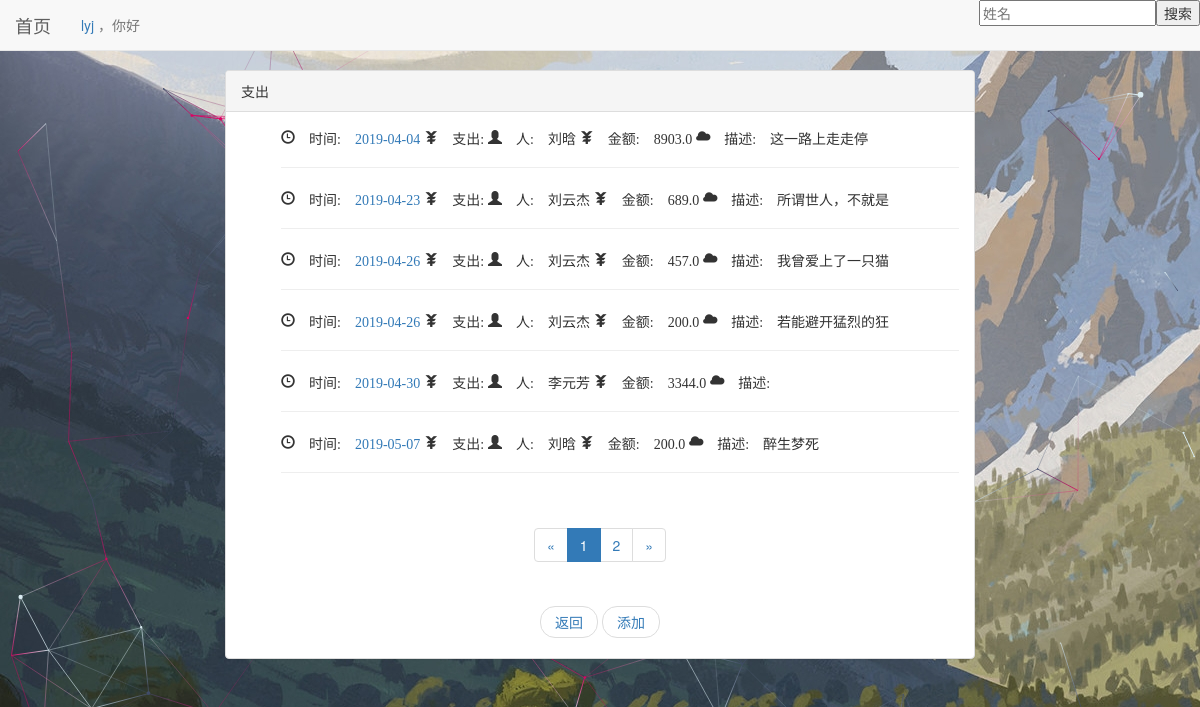
Page /personalcenter/expendlist/1 on the committed database.
### accountsystem/models.py (models this page shows)
class Expend(models.Model):#支出数据库表
    account_choice = (('现金', '现金'), ('银行卡', '银行卡'), ('支付宝', '支付宝'))
    outcome_choice = (('食品酒水', '食品酒水'), ('服饰', '服饰'), ('居家物业', '居家物业'),
                      ('行车交通', '行车交通'), ('交流通讯', '交流通讯'), ('休闲娱乐', '休闲娱乐'),
                      ('文化教育', '文化教育'), ('人情往来', '人情往来'), ('医疗医药', '医疗医药'),
                      ('其他', '其他'))
    username = models.ForeignKey(User, on_delete=models.DO_NOTHING,
                                 to_field='username', default='lyj')
    date = models.DateTimeField(auto_now_add=False)  # 日期
    account = models.CharField(max_length=4, choices=account_choice)  # 账户
    outcometype = models.CharField(max_length=4, choices=outcome_choice)  # 支出类型
    '''people = models.ForeignKey(Member, on_delete=models.DO_NOTHING, to_field='member_name',
                               default='自己')'''
    people = models.CharField(max_length=8)
    money = models.FloatField(max_length=20)#金额
    description = models.TextField(null=True)#说明
    class Meta:
        ordering = ['date']

### expend/views.py (the view)
# urls.py: path('expendlist/<int:user_pk>', views.ExpendList, name='expendlist'),
def ExpendList(request, user_pk):
    context = {}
    user = User.objects.get(pk=user_pk)
    username = user.username
    expend_all_list = Expend.objects.filter(username_id=username)
    paginator = Paginator(expend_all_list, 6)
    page_num = request.GET.get('page', 1)
    page_of_expends = paginator.get_page(page_num)
    current_page_num = page_of_expends.number  #当前页码
    page_range = list(range(max(current_page_num-2, 1), current_page_num)) + \
                 list(range(current_page_num, min(current_page_num + 2, paginator.num_pages) + 1))
    if page_range[0] - 1 >= 2:
        page_range.insert(0, '...')
    if page_range[-1] != paginator.num_pages:
        page_range.append('...')
    if page_range[0] != 1:
        page_range.insert(0, 1)
    if page_range[-1] != paginator.num_pages:
        page_range.append(paginator.num_pages)
    context['contents_user'] = user
    context['contents_expend'] = page_of_expends.object_list
    context['page_of_expends'] = page_of_expends
    context['page_range'] = page_range
    return render(request, 'expend-list.html', context)

### templates/expend-list.html (shortened to what this page needs)
{% load static %}
<!DOCTYPE html>
<html lang="en">
<head>
    <link rel="stylesheet" href="{% static 'bootstrap-3.3.7/css/bootstrap.min.css' %}">
    <link rel="stylesheet" href="{% static 'css/base.css' %}">
    <link rel="stylesheet" href="{% static 'css/style.css' %}">
</head>
<body>
    <div class="navbar navbar-default navbar-fixed-top" role="navigation">
        <div class="container-fluid">
            <div class="navbar-header">
                <a href="{% url 'index' %}" class="navbar-brand">首页</a>
                <div class="navbar-text">
                    <a href="{% url 'updateinformation' contents_user.pk %}" class="active">
                        {{ contents_user.username }}
                    </a>
                    ，你好
                </div>
            </div>
            <div id="navbar-collapse" class="collapse navbar-collapse">
                <form action="{% url 'memberexpendlist' contents_user.pk %}?from={{ request.get_full_path }}"
                      method="post">
                    <ul class="nav navbar-nav navbar-right">
                            <li>
                                <input type="text" placeholder="姓名" name="member_name">
                            </li>
                            <li>
                                <input type="submit" value="搜索">
                            </li>
                    </ul>
                </form>
            </div>
        </div>
    </div>
    <div style="margin-top: 5em;">
        <div class="container">
            <div class="row">
                <div class="col-sm-8 col-md-8 col-md-offset-2">
                    <div class="panel panel-default">
                        <div class="panel-heading">支出</div>
                        <div class="panel-body">
                            <ul class="li-description">
                                {% for content in contents_expend %}
                                    <span class="glyphicon glyphicon-time" aria-hidden="true">
                                        时间: <a href="{% url 'exxpenddetail' content.pk%}?from={{ request.get_full_path }}">
                                        {{ content.date|date:"Y-m-d" }}
                                    </a>
                                    </span>
                                    <span class="glyphicon glyphicon-yen" aria-hidden="true">
                                        支出: {{ content.outcome }}
                                    </span>
                                    <span class="glyphicon glyphicon-user" aria-hidden="true">
                                        人:   {{ content.people }}
                                    </span>
                                    <span class="glyphicon glyphicon-jpy" aria-hidden="true">
                                        金额: {{ content.money }}
                                    </span>
                                    <span class="glyphicon glyphicon-cloud" aria-hidden="true">
                                        描述: {{ content.description|striptags|truncatechars:8 }}
                                    </span>
                                    <hr>
                                {% empty %}
                                    无支出
                                {% endfor %}
                            </ul>
                        </div>
                        <nav aria-label="Page navigation" class="paginator-expend">
                            <ul class="pagination">
                                <li>
                                    {% if page_of_expends.has_previous %}
                                        <a href="?page={{ page_of_expends.previous_page_number }}"
                                           aria-label="Previous">
                                            <span aria-hidden="true">&laquo;</span>
                                        </a>
                                    {% else %}
                                        <span aria-hidden="true">&laquo;</span>
                                    {% endif %}
                                </li>
                                {% for page_num in page_range %}
                                    {% if page_num == page_of_expends.number %}
                                        <li class="active">
                                            <span>
                                                {{ page_num }}
                                            </span>
                                        </li>
                                    {% else %}
                                        {% if page_num == '...' %}
                                            <li><span>{{ page_num }}</span></li>
                                        {% else %}
                                            <li>
                                                <a href="?page={{ page_num }}">
                                                    {{ page_num }}
                                                </a>
                                            </li>
                                        {% endif %}
                                    {% endif %}
                                {% endfor %}
                                <li>
                                    {% if page_of_expends.has_next %}
                                        <a href="?page={{ page_of_expends.next_page_number }}"
                                           aria-label="Next">
                                            <span aria-hidden="true">&raquo;</span>
                                        </a>
                                    {% else %}
                                        <span aria-hidden="true">&raquo;</span>
                                    {% endif %}
                                </li>
                            </ul>
                        </nav>
                        <nav aria-label="...">
                            <ul class="pager">
                              <li>
                                  <a href="{% url 'personalcenteragain' contents_user.pk contents_user.pk%}">
                                    返回
                                  </a>
                              </li>
                              <li>
                                  <a href="{% url 'addexpend' contents_user.pk%}">
                                    添加
                                  </a>
                              </li>
                            </ul>
                        </nav>
                       </div>
                </div>
            </div>
        </div>
    </div>
</body>
</html>

### static/css/base.css (style rules this page uses)
ul.li-description { list-style: none; }
nav.paginator-expend { text-align: center; }

### rows in the picture
Expend: date "2019-04-04", people "刘晗", money "8903.0", description "这一路上走走停"
Expend: date "2019-04-23", people "刘云杰", money "689.0", description "所谓世人，不就是"
Expend: date "2019-04-26", people "刘云杰", money "457.0", description "我曾爱上了一只猫"
Expend: date "2019-04-26", people "刘云杰", money "200.0", description "若能避开猛烈的狂"
Expend: date "2019-04-30", people "李元芳", money "3344.0"
Expend: date "2019-05-07", people "刘晗", money "200.0", description "醉生梦死"

### other values in the picture
{{ contents_user.username }} "lyj"
{{ page_num }} "1"
{{ page_num }} "2"
